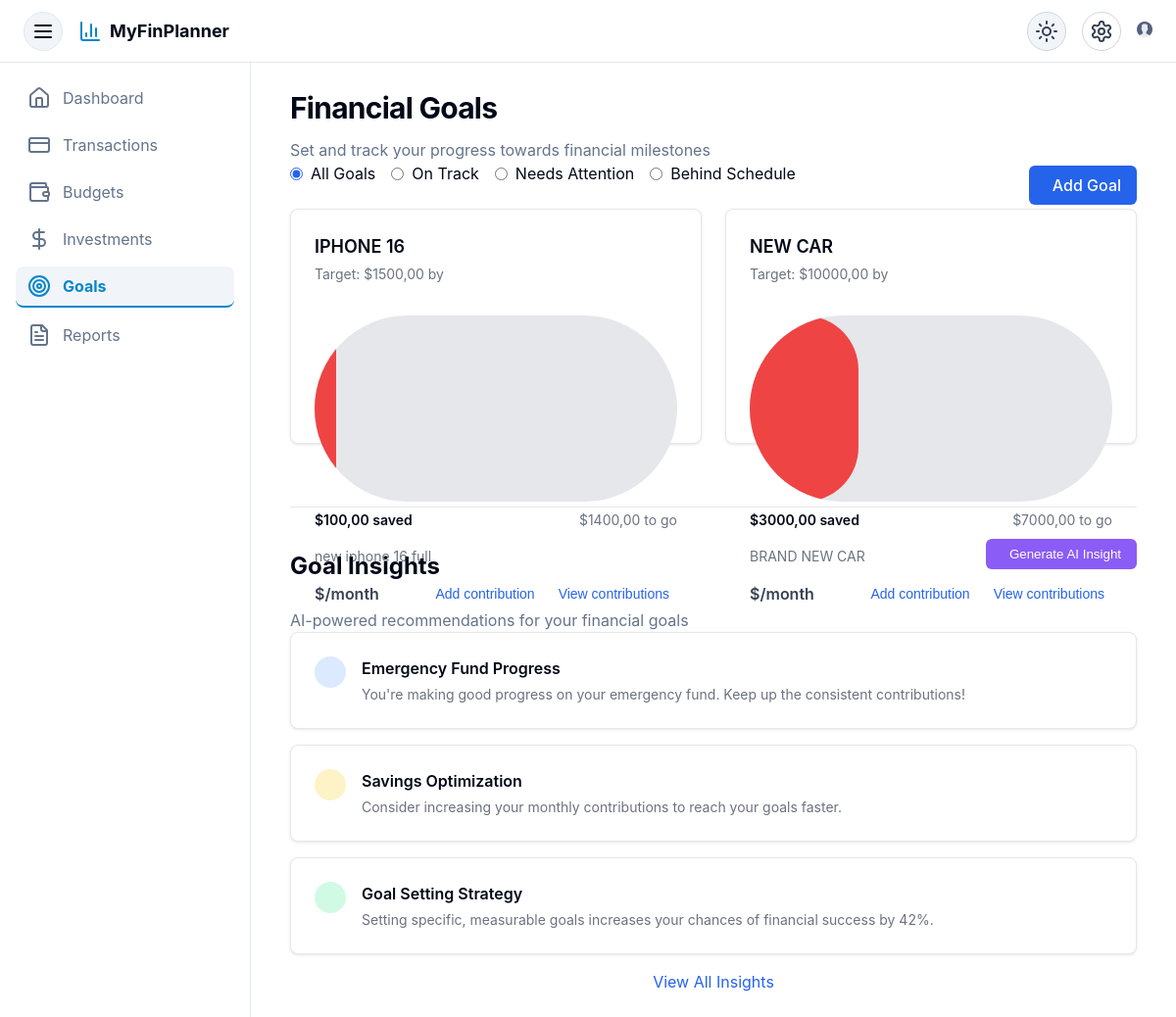
/finances/goals/ (signed in), run on the app's committed database.
### finances/models.py (models this page shows, shortened)
class Goal(models.Model):
    user = models.ForeignKey(settings.AUTH_USER_MODEL, on_delete=models.CASCADE)
    name = models.CharField(max_length=100)
    target_amount = models.DecimalField(max_digits=10, decimal_places=2)
    current_amount = models.DecimalField(max_digits=10, decimal_places=2, default=0)
    deadline = models.DateField()
    description = models.TextField(blank=True)
    @property
    def percentage(self):
        if self.target_amount == 0:
            return 0
        return int((self.current_amount / self.target_amount) * 100)
    @property
    def remaining(self):
        return self.target_amount - self.current_amount

### finances/views.py (the view)
# urls.py: path('goals/', views.goal_list, name='goal_list'),
@login_required
def goal_list(request):
    goals = Goal.objects.filter(user=request.user).order_by('deadline')
    return render(request, 'goals.html', {
        'goals': goals,
        'active_page': 'goals'
    })

### finances/templates/goals.html (shortened to what this page needs)
{% extends 'shared_base.html' %}
{% load static %}
{% block content %}
<div class="container mx-auto px-4 py-8">
  <div class="flex flex-col gap-2 mb-6">
    <h1 class="text-3xl font-bold tracking-tight">Financial Goals</h1>
    <p class="text-muted-foreground">Set and track your progress towards financial milestones</p>
  </div>
  <div class="flex justify-between items-center mb-6">
    <div class="goal-filters">
      <label class="goal-filter">
        <input type="radio" name="goal-filter" value="all" checked>
        <span>All Goals</span>
      </label>
      <label class="goal-filter">
        <input type="radio" name="goal-filter" value="on-track">
        <span>On Track</span>
      </label>
      <label class="goal-filter">
        <input type="radio" name="goal-filter" value="needs-attention">
        <span>Needs Attention</span>
      </label>
      <label class="goal-filter">
        <input type="radio" name="goal-filter" value="behind-schedule">
        <span>Behind Schedule</span>
      </label>
    </div>
    <a href="{% url 'create_goal' %}" class="add-goal-btn">
      Add Goal
    </a>
  </div>
  <div class="goals-grid">
    {% if goals %}
      {% for goal in goals %}
        <div class="goal-card" data-goal-id="{{ goal.id }}">
          <div class="goal-header">
            <div>
              <h3 class="goal-title">{{ goal.name }}</h3>
              <p class="goal-target">
                Target: ${{ goal.target_amount|floatformat:2 }} by
              </p>
            </div>
            <div class="goal-actions">
              <a href="{% url 'update_goal' goal.id %}" class="goal-action-btn" title="Edit Goal">
              </a>
              <a href="{% url 'delete_goal' goal.id %}" class="goal-action-btn" title="Delete Goal">
              </a>
            </div>
          </div>
          {% if goal.percentage <= 33 %}
            {% with status="behind-schedule" %}
              <div class="progress-bar">
                <div class="progress-fill {{ status }}" style="width: {{ goal.percentage }}%;"></div>
              </div>
            {% endwith %}
          {% elif goal.percentage <= 66 %}
            {% with status="needs-attention" %}
              <div class="progress-bar">
                <div class="progress-fill {{ status }}" style="width: {{ goal.percentage }}%;"></div>
              </div>
            {% endwith %}
          {% else %}
            {% with status="on-track" %}
              <div class="progress-bar">
                <div class="progress-fill {{ status }}" style="width: {{ goal.percentage }}%;"></div>
              </div>
            {% endwith %}
          {% endif %}
          <div class="progress-stats">
            <div class="goal-amount-saved">
              ${{ goal.current_amount|floatformat:2 }} saved
            </div>
            <div class="goal-amount-to-go">
              ${{ goal.remaining|floatformat:2 }} to go
            </div>
          </div>
          <div class="goal-details">
            <p>{{ goal.description }}</p>
          </div>
          <div class="goal-actions-row">
            <div class="goal-monthly">
              ${{ goal.monthly_contribution|floatformat:2 }}/month
            </div>
            <div class="flex gap-4">
              <button class="add-contribution-btn" data-goal-id="{{ goal.id }}">
                Add contribution
              </button>
              <button class="view-contributions-btn" data-goal-id="{{ goal.id }}">
                View contributions
              </button>
            </div>
          </div>
        </div>
      {% endfor %}
    {% endif %}
  </div>
  <div class="insights-section">
    <div class="flex justify-between items-center mb-4">
      <h2 class="text-2xl font-bold">Goal Insights</h2>
      <button
        id="generate-insight-btn"
        class="generate-insight-btn"
        data-url="{% url 'ai_goal_insight' %}">
        Generate AI Insight
      </button>
    </div>
    <p class="text-muted-foreground mb-6">
      AI-powered recommendations for your financial goals
    </p>
    {% if goals %}
      <div class="insight-card">
        <div class="insight-icon progress">
        </div>
        <div class="insight-content">
          <h4>Emergency Fund Progress</h4>
          <p>You're making good progress on your emergency fund. Keep up the consistent contributions!</p>
        </div>
      </div>
      <div class="insight-card">
        <div class="insight-icon optimization">
        </div>
        <div class="insight-content">
          <h4>Savings Optimization</h4>
          <p>Consider increasing your monthly contributions to reach your goals faster.</p>
        </div>
      </div>
      <div class="insight-card">
        <div class="insight-icon success">
        </div>
        <div class="insight-content">
          <h4>Goal Setting Strategy</h4>
          <p>Setting specific, measurable goals increases your chances of financial success by 42%.</p>
        </div>
      </div>
      <a href="#" class="view-all-insights">View All Insights</a>
    {% endif %}
  </div>
</div>
{% endblock %}

### data on the page
Goal: name "IPHONE 16", target_amount "1500,00", current_amount "100,00", remaining "1400,00", description "new iphone 16 full"
Goal: name "NEW CAR", target_amount "10000,00", current_amount "3000,00", remaining "7000,00", description "BRAND NEW CAR"
